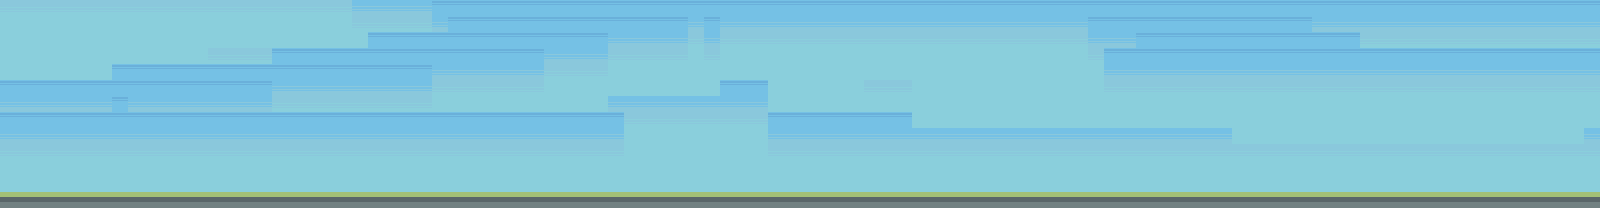

A level layout from a 2D game, rendered from its tile map. Below: a short description, then the map file with tile-grid data replaced by summaries:
An orthogonal 100x13 tile map with 16x16 px tiles, 1 tile layer (Слой тайлов 1), 2 tilesets.

<map version="1.2" tiledversion="1.2.4" orientation="orthogonal" renderorder="right-down" width="100" height="13" tilewidth="16" tileheight="16" infinite="0" nextlayerid="5" nextobjectid="3">
 <tileset firstgid="1" source="Walking Platforms 8.tsx" />
 <tileset firstgid="2161" source="sky.tsx" />
 <layer id="1" name="Слой тайлов 1" width="100" height="13">
  <data>[1300 cells, 1300 non-empty, 56 distinct tile ids]</data>
 </layer>
</map>
